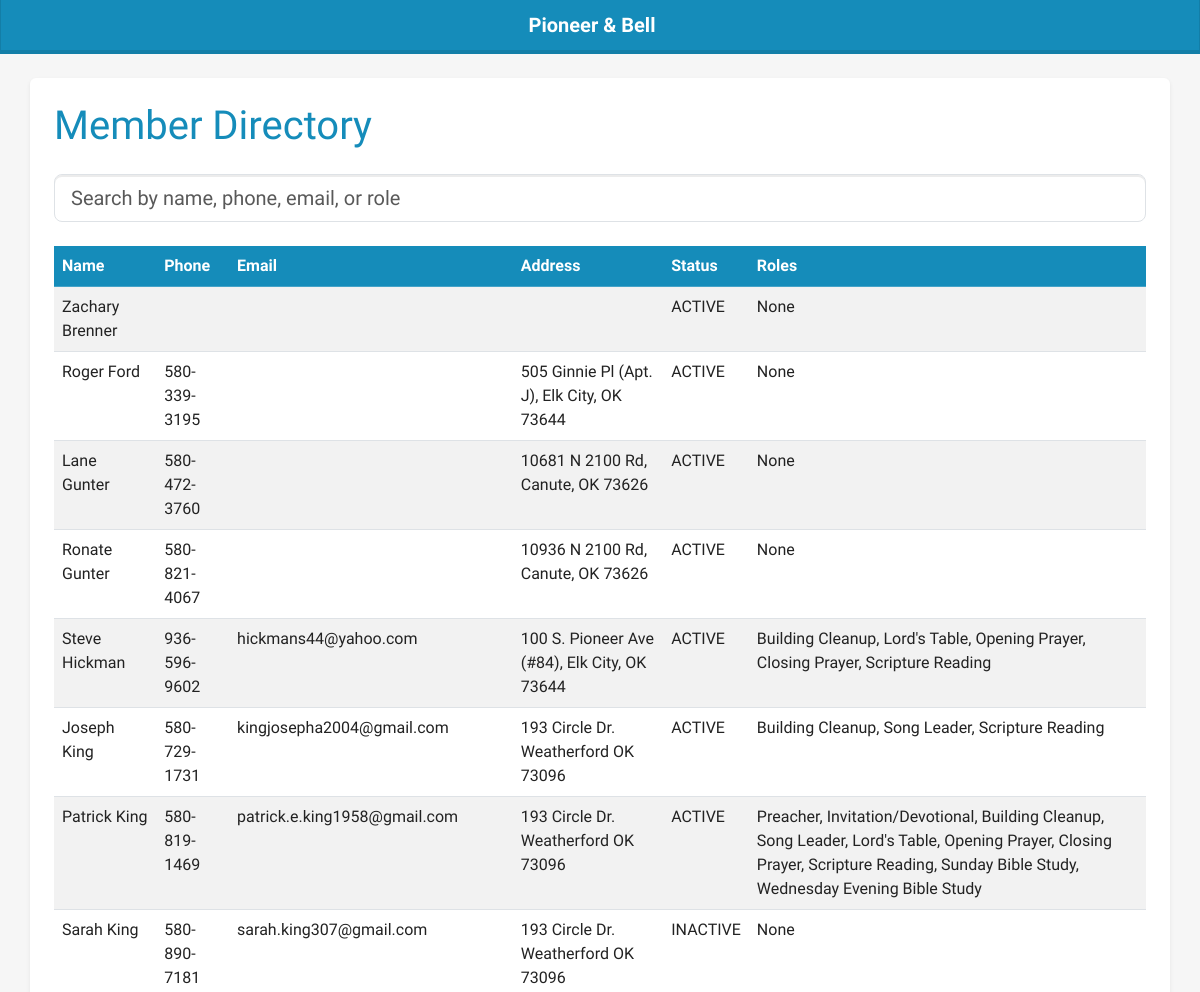
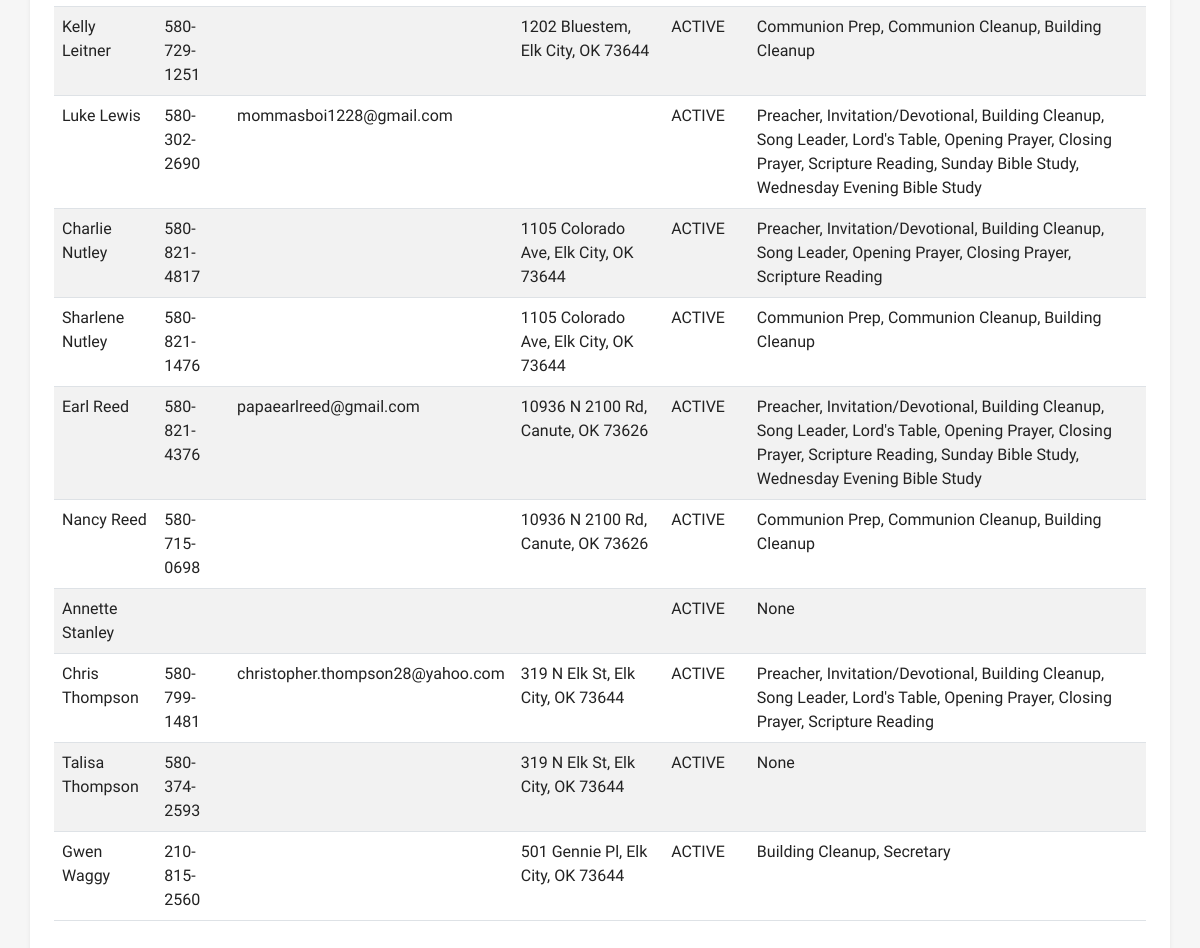
Page /directory/ (signed in) on the committed database (2 pictures, top to bottom).
### directory/models.py (models this page shows, shortened)
class DirectoryEntry(models.Model):
    first_name = models.CharField(max_length=50)
    last_name = models.CharField(max_length=50)
    phone = models.CharField(max_length=20, blank=True)
    email = models.EmailField(blank=True)
    address = models.CharField(max_length=200, blank=True)
    MEMBER_STATUS = [
        ('ACTIVE', 'Active Member'),
        ('INACTIVE', 'Inactive Member'),
    ]
    status = models.CharField(max_length=10, choices=MEMBER_STATUS, default='ACTIVE')
    roles = models.ManyToManyField(Role, blank=True)
    roles = models.ManyToManyField('Role', blank=True)
    notes = models.TextField(blank=True)

class Role(models.Model):
    name = models.CharField(max_length=100)
    gender_restriction = models.CharField(
        max_length=10,
        choices=[
            ('MEN', 'Men Only'),
            ('WOMEN', 'Women Only'),
            ('ANY', 'Any Member'),
            ('FAMILY', 'Family Role'),
        ],
        default='ANY'
    )
    permanently_assigned_to = models.CharField(
        max_length=100,
        blank=True,
        help_text="If this role is always done by one person (e.g., Steve Hickman), enter their name here."
    )

### directory/views.py (the view)
# urls.py: path("directory/", directory_view, name="directory"),
@login_required
def directory_view(request):
    today = date.today()
    members = DirectoryEntry.objects.all().order_by("last_name", "first_name")
    context = {
        "members": members,      # <-- correct queryset name
        "today": today,          # <-- required for navbar
        "year": today.year,      # <-- required for navbar
        "month": today.month,    # <-- required for navbar
    }
    return render(request, "directory/directory.html", context)

### templates/directory/directory.html (shortened to what this page needs)
<!DOCTYPE html>
<html lang="en">
<head>
    {% load static %}
    <link rel="stylesheet" href="{% static 'css/bootstrap.min.css' %}">
</head>
<body class="bg-light">
<nav class="navbar navbar-dark bg-primary mb-4">
    <div class="container-fluid justify-content-center">
        <span class="navbar-brand mb-0 h1 fw-bold">Pioneer & Bell</span>
    </div>
</nav>
<div class="container bg-white p-4 rounded shadow-sm">
    <h1 class="text-primary mb-4">Member Directory</h1>
    <div class="mb-4">
        <input
            type="text"
            id="directorySearch"
            class="form-control form-control-lg"
            placeholder="Search by name, phone, email, or role">
    </div>
    <div class="table-responsive">
        <table class="table table-striped table-hover" id="directoryTable">
            <thead class="table-primary">
                <tr>
                    <th>Name</th>
                    <th>Phone</th>
                    <th>Email</th>
                    <th>Address</th>
                    <th>Status</th>
                    <th>Roles</th>
                </tr>
            </thead>
            <tbody>
                {% for entry in members %}
                <tr>
                    <td>{{ entry.first_name }} {{ entry.last_name }}</td>
                    <td>{{ entry.phone }}</td>
                    <td>{{ entry.email }}</td>
                    <td>{{ entry.address }}</td>
                    <td>{{ entry.status }}</td>
                    <td>
                        {% for r in entry.roles.all %}
                            {{ r.name }}{% if not forloop.last %}, {% endif %}
                        {% empty %}
                            None
                        {% endfor %}
                    </td>
                </tr>
                {% endfor %}
            </tbody>
        </table>
    </div>
</div>
</body>
</html>

### rows in the picture
DirectoryEntry: first_name "Zachary", last_name "Brenner", status "ACTIVE"
DirectoryEntry: first_name "Roger", last_name "Ford", phone "580-339-3195", address "505 Ginnie Pl (Apt. J), Elk City, OK 73644", status "ACTIVE"
DirectoryEntry: first_name "Lane", last_name "Gunter", phone "580-472-3760", address "10681 N 2100 Rd, Canute, OK 73626", status "ACTIVE"
DirectoryEntry: first_name "Ronate", last_name "Gunter", phone "580-821-4067", address "10936 N 2100 Rd, Canute, OK 73626", status "ACTIVE"
DirectoryEntry: first_name "Steve", last_name "Hickman", phone "936-596-9602", email "hickmans44@yahoo.com", address "100 S. Pioneer Ave (#84), Elk City, OK 73644", status "ACTIVE"
Role: name "Building Cleanup"
Role: name "Lord's Table"
Role: name "Opening Prayer"
Role: name "Closing Prayer"
Role: name "Scripture Reading"
DirectoryEntry: first_name "Joseph", last_name "King", phone "580-729-1731", email "kingjosepha2004@gmail.com", address "193 Circle Dr. Weatherford OK 73096", status "ACTIVE"
Role: name "Song Leader"
DirectoryEntry: first_name "Patrick", last_name "King", phone "580-819-1469", email "patrick.e.king1958@gmail.com", address "193 Circle Dr. Weatherford OK 73096", status "ACTIVE"
Role: name "Preacher"
Role: name "Invitation/Devotional"
Role: name "Sunday Bible Study"
Role: name "Wednesday Evening Bible Study"
DirectoryEntry: first_name "Sarah", last_name "King", phone "580-890-7181", email "sarah.king307@gmail.com", address "193 Circle Dr. Weatherford OK 73096", status "INACTIVE"
DirectoryEntry: first_name "Kelly", last_name "Leitner", phone "580-729-1251", address "1202 Bluestem, Elk City, OK 73644", status "ACTIVE"
Role: name "Communion Prep"
Role: name "Communion Cleanup"
DirectoryEntry: first_name "Luke", last_name "Lewis", phone "580-302-2690", email "mommasboi1228@gmail.com", status "ACTIVE"
DirectoryEntry: first_name "Charlie", last_name "Nutley", phone "580-821-4817", address "1105 Colorado Ave, Elk City, OK 73644", status "ACTIVE"
DirectoryEntry: first_name "Sharlene", last_name "Nutley", phone "580-821-1476", address "1105 Colorado Ave, Elk City, OK 73644", status "ACTIVE"
DirectoryEntry: first_name "Earl", last_name "Reed", phone "580-821-4376", email "papaearlreed@gmail.com", address "10936 N 2100 Rd, Canute, OK 73626", status "ACTIVE"
DirectoryEntry: first_name "Nancy", last_name "Reed", phone "580-715-0698", address "10936 N 2100 Rd, Canute, OK 73626", status "ACTIVE"
DirectoryEntry: first_name "Annette", last_name "Stanley", status "ACTIVE"
DirectoryEntry: first_name "Chris", last_name "Thompson", phone "580-799-1481", email "christopher.thompson28@yahoo.com", address "319 N Elk St, Elk City, OK 73644", status "ACTIVE"
DirectoryEntry: first_name "Talisa", last_name "Thompson", phone "580-374-2593", address "319 N Elk St, Elk City, OK 73644", status "ACTIVE"
DirectoryEntry: first_name "Gwen", last_name "Waggy", phone "210-815-2560", address "501 Gennie Pl, Elk City, OK 73644", status "ACTIVE"
Role: name "Secretary"
